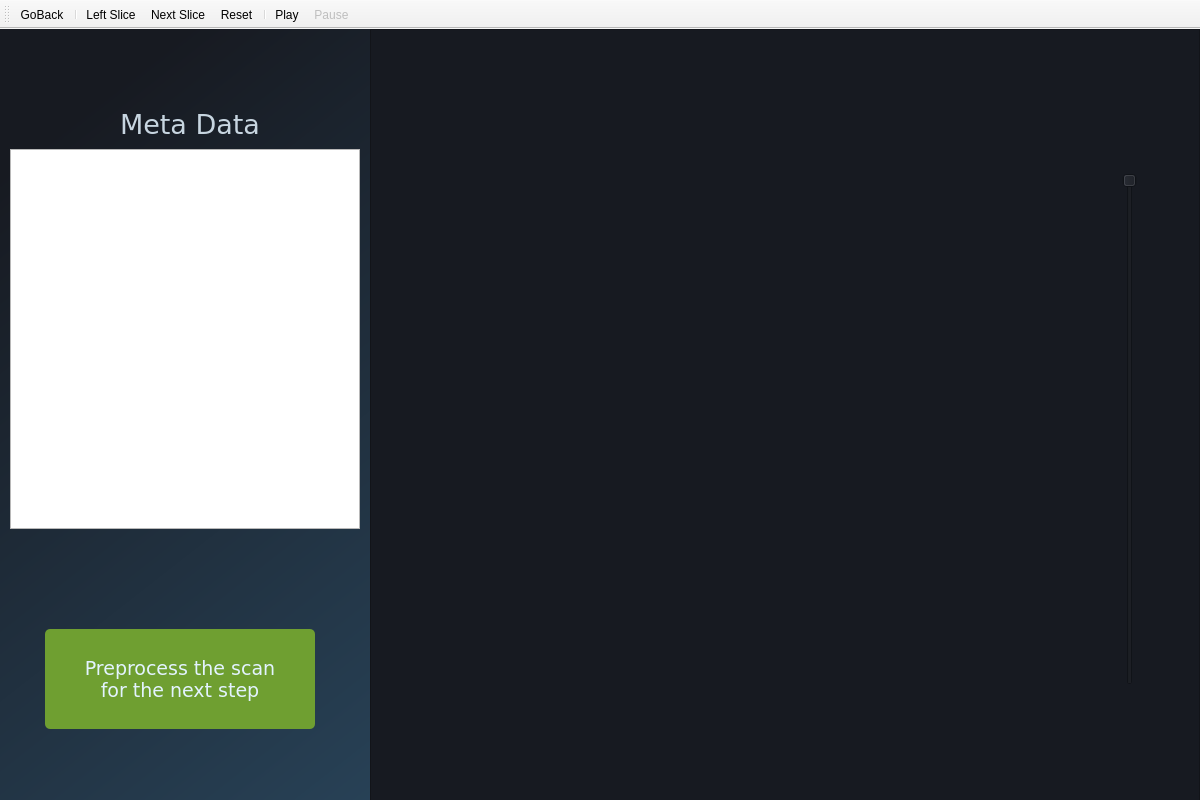
<?xml version="1.0" encoding="UTF-8"?>
<ui version="4.0">
 <class>MainWindow</class>
 <widget class="QMainWindow" name="MainWindow">
  <property name="geometry">
   <rect>
    <x>0</x>
    <y>0</y>
    <width>1200</width>
    <height>800</height>
   </rect>
  </property>
  <property name="windowTitle">
   <string>MainWindow</string>
  </property>
  <widget class="QWidget" name="centralwidget">
   <widget class="QWidget" name="widget" native="true">
    <property name="geometry">
     <rect>
      <x>0</x>
      <y>0</y>
      <width>1200</width>
      <height>800</height>
     </rect>
    </property>
    <property name="styleSheet">
     <string notr="true">QWidget#widget{
background-color: qlineargradient(spread:pad, x1:0.064, y1:0.107727, x2:0.869, y2:0.79, stop:0 rgba(23, 26, 33, 255), stop:0.806147 rgba(42, 71, 94, 255));}</string>
    </property>
    <widget class="QFrame" name="frame">
     <property name="geometry">
      <rect>
       <x>370</x>
       <y>0</y>
       <width>830</width>
       <height>800</height>
      </rect>
     </property>
     <property name="styleSheet">
      <string notr="true">background-color: rgb(23, 26, 33);</string>
     </property>
     <property name="frameShape">
      <enum>QFrame::StyledPanel</enum>
     </property>
     <property name="frameShadow">
      <enum>QFrame::Raised</enum>
     </property>
     <widget class="QLabel" name="image">
      <property name="geometry">
       <rect>
        <x>159</x>
        <y>144</y>
        <width>512</width>
        <height>512</height>
       </rect>
      </property>
      <property name="text">
       <string/>
      </property>
     </widget>
     <widget class="QLabel" name="imageName">
      <property name="geometry">
       <rect>
        <x>360</x>
        <y>80</y>
        <width>110</width>
        <height>30</height>
       </rect>
      </property>
      <property name="font">
       <font>
        <pointsize>20</pointsize>
       </font>
      </property>
      <property name="styleSheet">
       <string notr="true">color: rgb(199, 213, 224);</string>
      </property>
      <property name="text">
       <string/>
      </property>
     </widget>
     <widget class="QLabel" name="index">
      <property name="geometry">
       <rect>
        <x>360</x>
        <y>686</y>
        <width>100</width>
        <height>30</height>
       </rect>
      </property>
      <property name="font">
       <font>
        <pointsize>20</pointsize>
       </font>
      </property>
      <property name="styleSheet">
       <string notr="true">color: rgb(199, 213, 224);</string>
      </property>
      <property name="text">
       <string/>
      </property>
     </widget>
     <widget class="QSlider" name="verticalSlider">
      <property name="geometry">
       <rect>
        <x>750</x>
        <y>144</y>
        <width>20</width>
        <height>512</height>
       </rect>
      </property>
      <property name="orientation">
       <enum>Qt::Vertical</enum>
      </property>
      <property name="invertedAppearance">
       <bool>true</bool>
      </property>
      <property name="tickPosition">
       <enum>QSlider::NoTicks</enum>
      </property>
     </widget>
    </widget>
    <widget class="QTableWidget" name="metaDataTable">
     <property name="geometry">
      <rect>
       <x>10</x>
       <y>120</y>
       <width>350</width>
       <height>380</height>
      </rect>
     </property>
     <property name="sizePolicy">
      <sizepolicy hsizetype="Fixed" vsizetype="Fixed">
       <horstretch>0</horstretch>
       <verstretch>0</verstretch>
      </sizepolicy>
     </property>
     <property name="styleSheet">
      <string notr="true"/>
     </property>
     <property name="verticalScrollBarPolicy">
      <enum>Qt::ScrollBarAsNeeded</enum>
     </property>
     <property name="horizontalScrollBarPolicy">
      <enum>Qt::ScrollBarAsNeeded</enum>
     </property>
     <property name="sizeAdjustPolicy">
      <enum>QAbstractScrollArea::AdjustToContents</enum>
     </property>
     <property name="textElideMode">
      <enum>Qt::ElideMiddle</enum>
     </property>
     <property name="cornerButtonEnabled">
      <bool>false</bool>
     </property>
     <attribute name="horizontalHeaderHighlightSections">
      <bool>false</bool>
     </attribute>
     <attribute name="verticalHeaderHighlightSections">
      <bool>false</bool>
     </attribute>
    </widget>
    <widget class="QLabel" name="metaTitle">
     <property name="geometry">
      <rect>
       <x>120</x>
       <y>80</y>
       <width>140</width>
       <height>30</height>
      </rect>
     </property>
     <property name="font">
      <font>
       <family>Verdana</family>
       <pointsize>20</pointsize>
       <weight>50</weight>
       <bold>false</bold>
      </font>
     </property>
     <property name="styleSheet">
      <string notr="true">color: rgb(199, 213, 224);</string>
     </property>
     <property name="text">
      <string>Meta Data</string>
     </property>
    </widget>
    <widget class="QPushButton" name="goToPreprocessButton">
     <property name="enabled">
      <bool>true</bool>
     </property>
     <property name="geometry">
      <rect>
       <x>45</x>
       <y>600</y>
       <width>270</width>
       <height>100</height>
      </rect>
     </property>
     <property name="font">
      <font>
       <family>Verdana</family>
       <pointsize>14</pointsize>
       <weight>50</weight>
       <italic>false</italic>
       <bold>false</bold>
      </font>
     </property>
     <property name="cursor">
      <cursorShape>PointingHandCursor</cursorShape>
     </property>
     <property name="styleSheet">
      <string notr="true">font: 14pt &quot;Verdana&quot;;
color: rgb(227, 243, 255);
border-radius: 5px;
background-color: rgb(111, 159, 49);</string>
     </property>
     <property name="text">
      <string>Preprocess the scan
for the next step</string>
     </property>
     <property name="checkable">
      <bool>false</bool>
     </property>
    </widget>
    <widget class="QLabel" name="loading">
     <property name="geometry">
      <rect>
       <x>536</x>
       <y>336</y>
       <width>128</width>
       <height>128</height>
      </rect>
     </property>
     <property name="text">
      <string/>
     </property>
     <property name="scaledContents">
      <bool>true</bool>
     </property>
    </widget>
    <widget class="QLabel" name="loadingLabel">
     <property name="geometry">
      <rect>
       <x>505</x>
       <y>260</y>
       <width>190</width>
       <height>60</height>
      </rect>
     </property>
     <property name="font">
      <font>
       <family>Verdana</family>
       <pointsize>36</pointsize>
       <weight>50</weight>
       <italic>false</italic>
       <bold>false</bold>
      </font>
     </property>
     <property name="styleSheet">
      <string notr="true">color: rgb(199, 213, 224);
font: 36pt &quot;Verdana&quot;;</string>
     </property>
     <property name="text">
      <string/>
     </property>
    </widget>
   </widget>
  </widget>
  <widget class="QToolBar" name="toolBar">
   <property name="windowTitle">
    <string>toolBar</string>
   </property>
   <property name="styleSheet">
    <string notr="true"/>
   </property>
   <attribute name="toolBarArea">
    <enum>TopToolBarArea</enum>
   </attribute>
   <attribute name="toolBarBreak">
    <bool>false</bool>
   </attribute>
   <addaction name="actionGoBack"/>
   <addaction name="separator"/>
   <addaction name="actionLeft_Slice"/>
   <addaction name="actionNext_Slice"/>
   <addaction name="actionReset"/>
   <addaction name="separator"/>
   <addaction name="actionPlay"/>
   <addaction name="actionpause"/>
  </widget>
  <action name="actionNext_Slice">
   <property name="icon">
    <iconset>
     <normaloff>../assets/icons/bonus/icons-32/arrow.png</normaloff>../assets/icons/bonus/icons-32/arrow.png</iconset>
   </property>
   <property name="text">
    <string>Next Slice</string>
   </property>
   <property name="toolTip">
    <string>Slide to the next slice</string>
   </property>
   <property name="shortcut">
    <string>Right</string>
   </property>
  </action>
  <action name="actionLeft_Slice">
   <property name="icon">
    <iconset>
     <normaloff>../assets/icons/bonus/icons-32/arrow-180.png</normaloff>../assets/icons/bonus/icons-32/arrow-180.png</iconset>
   </property>
   <property name="text">
    <string>Left Slice</string>
   </property>
   <property name="toolTip">
    <string>Slide to the next slice</string>
   </property>
   <property name="shortcut">
    <string>Left</string>
   </property>
  </action>
  <action name="actionZoom_In">
   <property name="icon">
    <iconset>
     <normaloff>../assets/icons/bonus/icons-24/magnifier-zoom-in.png</normaloff>../assets/icons/bonus/icons-24/magnifier-zoom-in.png</iconset>
   </property>
   <property name="text">
    <string>Zoom In</string>
   </property>
   <property name="toolTip">
    <string>Zoom in the slice</string>
   </property>
   <property name="shortcut">
    <string>+</string>
   </property>
  </action>
  <action name="actionZoom_out">
   <property name="icon">
    <iconset>
     <normaloff>../assets/icons/bonus/icons-24/magnifier-zoom-out.png</normaloff>../assets/icons/bonus/icons-24/magnifier-zoom-out.png</iconset>
   </property>
   <property name="text">
    <string>Zoom out</string>
   </property>
   <property name="toolTip">
    <string>Zoom out the slice</string>
   </property>
   <property name="shortcut">
    <string>-</string>
   </property>
  </action>
  <action name="actionReset_Zoom">
   <property name="icon">
    <iconset>
     <normaloff>../assets/icons/bonus/icons-24/magnifier-zoom-fit.png</normaloff>../assets/icons/bonus/icons-24/magnifier-zoom-fit.png</iconset>
   </property>
   <property name="text">
    <string>Reset Zoom</string>
   </property>
   <property name="toolTip">
    <string>Reset to the normal scale</string>
   </property>
   <property name="shortcut">
    <string>0</string>
   </property>
  </action>
  <action name="actionPlay">
   <property name="icon">
    <iconset>
     <normaloff>../assets/icons/icons/control.png</normaloff>../assets/icons/icons/control.png</iconset>
   </property>
   <property name="text">
    <string>Play</string>
   </property>
   <property name="toolTip">
    <string>Iterate through slices automaticly</string>
   </property>
   <property name="shortcut">
    <string>Space</string>
   </property>
  </action>
  <action name="actionpause">
   <property name="enabled">
    <bool>false</bool>
   </property>
   <property name="icon">
    <iconset>
     <normaloff>../assets/icons/icons/control-pause.png</normaloff>../assets/icons/icons/control-pause.png</iconset>
   </property>
   <property name="text">
    <string>Pause</string>
   </property>
   <property name="toolTip">
    <string>Pause</string>
   </property>
   <property name="shortcut">
    <string>S</string>
   </property>
  </action>
  <action name="actionReset">
   <property name="icon">
    <iconset>
     <normaloff>../assets/icons/bonus/icons-24/arrow-circle-225.png</normaloff>../assets/icons/bonus/icons-24/arrow-circle-225.png</iconset>
   </property>
   <property name="text">
    <string>Reset</string>
   </property>
   <property name="toolTip">
    <string>Reset</string>
   </property>
   <property name="shortcut">
    <string>R</string>
   </property>
  </action>
  <action name="actionGoBack">
   <property name="icon">
    <iconset>
     <normaloff>../assets/icons/bonus/icons-24/arrow-curve-180.png</normaloff>../assets/icons/bonus/icons-24/arrow-curve-180.png</iconset>
   </property>
   <property name="text">
    <string>GoBack</string>
   </property>
   <property name="toolTip">
    <string>Go back to the upload Screen</string>
   </property>
  </action>
 </widget>
 <resources/>
 <connections/>
</ui>
